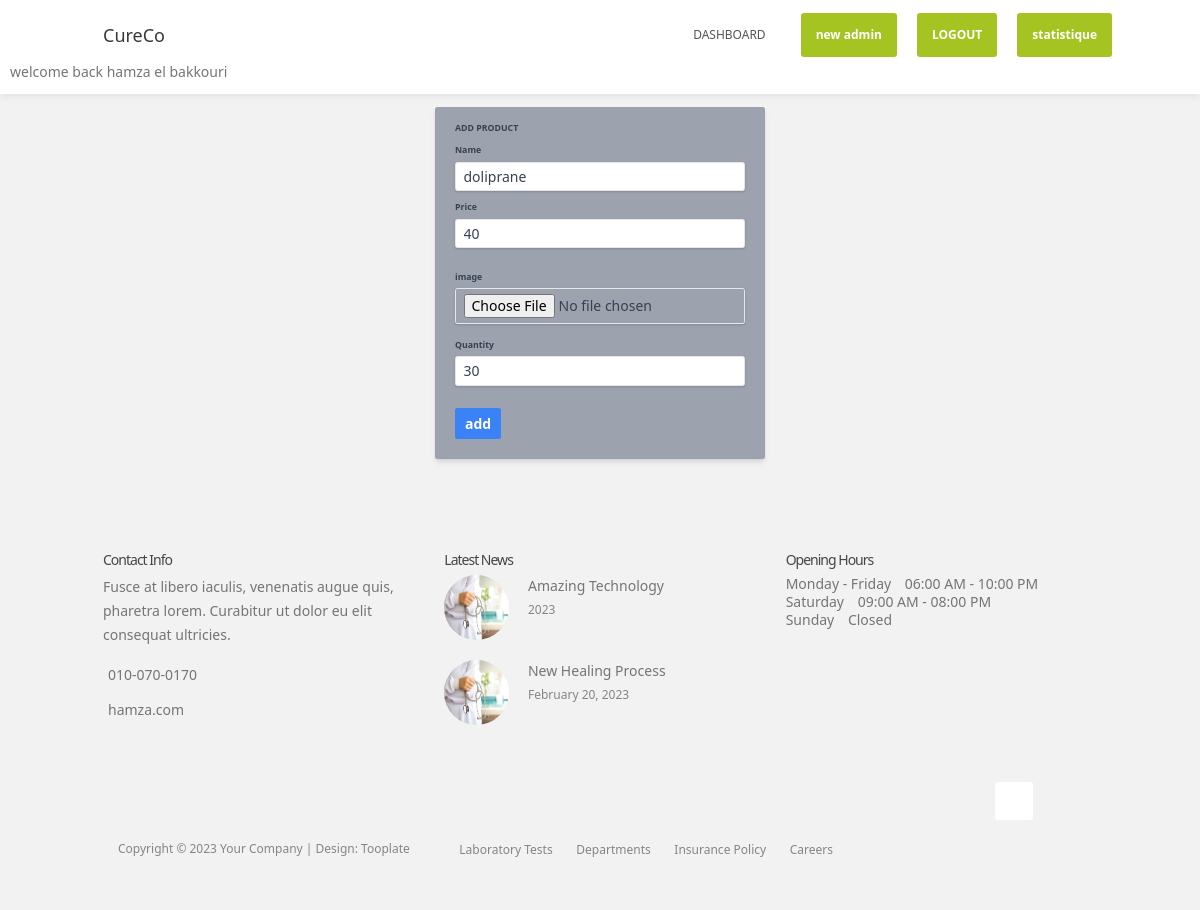
Page /pages/edit/26 (signed in) on the committed database.
### tables this page shows
CREATE TABLE `medicine` (
  `id_m` int(155) NOT NULL,
  `name_m` varchar(155) NOT NULL,
  `price` int(155) NOT NULL,
  `quantity` int(155) NOT NULL,
  `image_m` varchar(155) NOT NULL,
  `date` datetime NOT NULL DEFAULT current_timestamp()
);

### app/libraries/Core.php (called while the page is built, shortened)
<?php
  class Core {
    protected $currentMethod = 'index';
    public function __construct(){
      $url = $this->getUrl();
      if (isset($url)) {
        if(file_exists('../app/controllers/'.ucwords($url[0]).'.php')){
          unset($url[0]);
        }
      }
      $this->currentController = new $this->currentController;
      if(isset($url[1])){
        if(method_exists($this->currentController, $url[1])){
          $this->currentMethod = $url[1];
          unset($url[1]);
        }
      }
      $this->params = $url ? array_values($url) : [];
      call_user_func_array([$this->currentController, $this->currentMethod], $this->params);
    }
    public function getUrl(){
        if(isset($_GET['url'])){
          $url = rtrim($_GET['url'], '/');
          $url = filter_var($url, FILTER_SANITIZE_URL);
          $url = explode('/', $url);
          return $url;
        }
        return ['pages'];
    }
  }

### public/index.php (called while the page is built, shortened)
<?php
$init = new Core;

### app/libraries/Database.php (called while the page is built, shortened)
<?php
class Database {
	private $host = DB_HOST;
	private $user = DB_USER;
	private $pass = DB_PASS;
	private $dbname = DB_NAME;
	private $dbh;
	private $stmt;
	public function __construct() {
		$dsn = 'mysql:host=' . $this->host . ';dbname=' . $this->dbname;
		$options = array (
			PDO::ATTR_PERSISTENT => true,
			PDO::ATTR_ERRMODE => PDO::ERRMODE_EXCEPTION
		);
		try {
			$this->dbh = new PDO ($dsn, $this->user, $this->pass, $options);
		}
		catch ( PDOException $e ) {
			$this->error = $e->getMessage();
		}
	}
	public function query($query) {
		$this->stmt = $this->dbh->prepare($query);
	}
	public function bind($param, $value, $type = null) {
		if (is_null ($type)) {
			switch (true) {
				default :
					$type = PDO::PARAM_STR;
			}
		}
		$this->stmt->bindValue($param, $value, $type);
	}
	public function execute(){
		return $this->stmt->execute();
	}
	public function resultset(){
		$this->execute();
		return $this->stmt->fetchAll(PDO::FETCH_ASSOC);
	}
}

### app/models/Medicine_m.php (called while the page is built, shortened)
<?php
class Medicine_m extends Database
{
    protected $db;
    function __construct()
    {
        $this->db = new Database;
    }
    public function getedit($id)
    {
        $this->db->query("SELECT `id_m`, `name_m`, `price` , `quantity`,`image_m` FROM `medicine` WHERE `id_m`= :id ");
        $this->db->bind(":id", $id);
        $data = $this->db->resultset();
        return $data;
    }
}

### app/views/pages/admin/edit.php (the view)
<?php require APPROOT . '/views/inc/head.php'; ?>
<?php require APPROOT . '/views/inc/navbar.php'; ?>
<div class="w-full flex justify-center">
    <div class="w-full w-max max-w mx-5 mt-5 ">
        <form class="bg-gray-400 shadow-md rounded px-8 pt-6 pb-8 mb-4" action="<?php echo URLROOT; ?>/Medicine/edit/<?= $data[0]['id_m']; ?>" method="post" enctype="multipart/form-data">
        <div class="mb-4">
            <label class="block text-gray-700 text-sm font-bold mb-2" for="username">
                ADD PRODUCT
            </label>
        </div>
        <div class="mb-4">
            <label class="block text-gray-700 text-sm font-bold mb-2" for="username">
                Name
            </label>
            <input name="name" value="<?= $data[0]['name_m']; ?>" class="shadow appearance-none border rounded w-full py-2 px-3 text-gray-700 leading-tight focus:outline-none focus:shadow-outline" id="username" type="text" placeholder="name" required >
        </div>
        <div class="mb-6">
            <label class="block text-gray-700 text-sm font-bold mb-2" for="password">
                Price
            </label>
            <input name="price" value="<?php echo $data[0]['price'] ?>" class="shadow appearance-none border  rounded w-full py-2 px-3 text-gray-700 mb-3 leading-tight focus:outline-none focus:shadow-outline" id="password" type="number" placeholder="price" min="1" required>
        </div>
        <div class="mb-6">
            <label class="block text-gray-700 text-sm font-bold mb-2" for="password">
                image
            </label>
            <input name="image" value="<?php echo URLROOT; ?>/images/<?php echo $data[0]['image_m']; ?>" class="shadow appearance-none border  rounded w-full py-2 px-3 text-gray-700 mb-3 leading-tight focus:outline-none focus:shadow-outline" id="password" type="file" placeholder="image" required>
        </div>
        <div class="mb-6">
            <label class="block text-gray-700 text-sm font-bold mb-2" for="password">
                Quantity
            </label>
            <input name="quantity" value="<?php echo $data[0]['quantity'] ?>" class="shadow appearance-none border  rounded w-full py-2 px-3 text-gray-700 mb-3 leading-tight focus:outline-none focus:shadow-outline" id="password" type="number" placeholder="quantity" min="1" required>
        </div>
        <div class="flex items-center justify-between">
            <button class="bg-blue-500 hover:bg-blue-700 text-white font-bold py-2 px-4 rounded focus:outline-none focus:shadow-outline" type="submit" name="submit">
                add
            </button>
        </div>
    </form>
</div>
</div>
<?php require APPROOT . '/views/inc/footer.php'; ?>

### public/css/tooplate-style.css (style rules this page uses)
body { background: #f2f2f2; font-family: 'Poppins', sans-serif; overflow-x: hidden; }
html { -webkit-font-smoothing: antialiased; }

### rows in the picture
medicine: name "doliprane", price "40", quantity "30"

### other values in the picture
$_SESSION['name'] "hamza el bakkouri"
